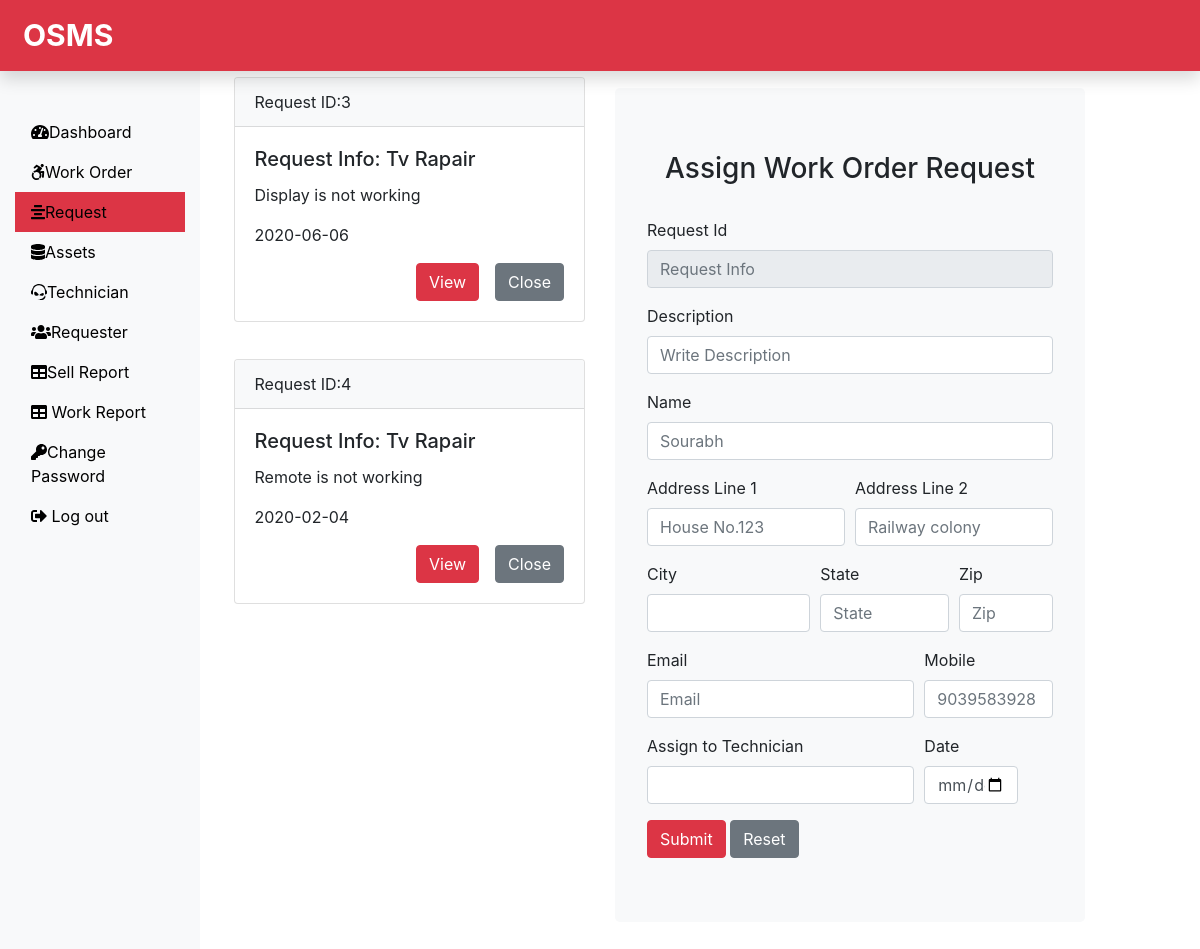
/Admin/request.php (signed in), run on the app's committed database.
### tables this page shows
CREATE TABLE `submitrequest_tb` (
  `request_id` int(20) UNSIGNED NOT NULL,
  `request_info` varchar(60) NOT NULL,
  `request_desc` varchar(60) NOT NULL,
  `requester_name` varchar(60) NOT NULL,
  `requester_add1` varchar(100) NOT NULL,
  `requester_add2` varchar(100) NOT NULL,
  `requester_city` varchar(60) NOT NULL,
  `requester_state` varchar(60) NOT NULL,
  `requester_zip` int(10) NOT NULL,
  `requester_email` varchar(60) NOT NULL,
  `requester_mobile` bigint(11) NOT NULL,
  `request_date` date NOT NULL
);

### Admin/request.php (the view, shortened to what this page needs)
<?php
include('../dbconnection.php');
include('include/header.php');
?>
<div class="col-sm-4">
	<?php
	$sql="SELECT request_id,request_info,request_desc,request_date FROM submitrequest_tb ";
	$query=mysqli_query($conn,$sql);
	if($query->num_rows > 0){
		while($row=$query->fetch_assoc()){
			echo  "<div class='card' style='margin-top:10%; margin-left:5%;'>";
			echo "<div class='card-header bg-light'>";
			echo"Request ID:".$row['request_id'];
			echo "</div>";
			echo "<div class='card-body'>";
			echo "<h5 class='card-title '>Request Info: ".$row['request_info'];
			echo "</h5>";
			echo "<p class='card-text'>".$row['request_desc'];
			echo"</p>";
			echo "<p class='card-text'>".$row['request_date'];
			echo"</p>";
			echo "<div class='float-right'>";
			 echo '<form action="" method="POST"> <input type="hidden" name="id" value='. $row["request_id"] .'><input type="submit" class="btn btn-danger mr-3" name="view" value="View"><input type="submit" class="btn btn-secondary" name="close" value="Close"></form>';
			echo "</div>";
			echo "</div>";
			echo "</div>";
		}
	}
	 ?>
</div>
<div class="col-sm-5 ">
	<div class="jumbotron bg-light mt-5">
		<form action="" method="POST ">
			<h3 class="text-center">Assign Work Order Request</h3>
			<br>
				<div class="form-group">
				<label for="inputreuestinfo">Request Id</label>
				 <input type="text" class="form-control" id="inputId" value="<?php if(isset ($_REQUEST['id'])){echo $_REQUEST['id'];}?>" placeholder="Request Info" name="inputrequestid" readonly >
				</div>
				 <div class="form-group">
				<label for="inputDescription">Description</label>
				 <input type="text" class="form-control" id="inputDescription" placeholder="Write Description" value="<?php if(isset($_REQUEST['id'])){echo $r_d;}?>" name="inputdescription" >
				</div>
				 <div class="form-group">
				<label for="inputName">Name</label>
				 <input type="text" class="form-control" id="inputName" placeholder="Sourabh" value="<?php if(isset($_REQUEST['id'])){echo $r_n ;}?>" name="inputname" >
				</div>
				<div class="form-row" >
				 <div class="form-group col-md-6">
				<label for="inputAddress_Line_1">Address Line 1</label>
				 <input type="text" class="form-control" id="inputAddress_Line_1" value="<?php if(isset($_REQUEST['id'])){echo $r_a1 ;}?>"placeholder="House No.123" name="inputaddress_Line_1" >
				 </div>
				 <div class="form-group col-md-6">
				<label for="inputAddress_Line_2">Address Line 2</label>
				 <input type="text" class="form-control" id="inputAddress_Line_2" value="<?php if(isset($_REQUEST['id'])){echo $r_a2 ;}?>"placeholder="Railway colony" name="inputaddress_Line_2" >
				 </div>
				 <div class="form-group col-md-5">
				<label for="inputCity">City</label>
				 <input type="text" class="form-control" id="inputCity" placeholder=" "
				 value="<?php if(isset($_REQUEST['id'])){echo $r_c ;}?>" name="inputcity" >
				 </div>
				 <div class="form-group col-md-4">
				<label for="inputState">State</label>
				 <input type="text" class="form-control" id="inputState" value="<?php if(isset($_REQUEST['id'])){echo $r_s ;}?>" placeholder="State" name="inputstate" >
				 </div>
				 <div class="form-group col-md-3">
				<label for="inputZip">Zip</label>
				 <input type="text" class="form-control" id="inputZip" value="<?php if(isset($_REQUEST['id'])){echo $r_z ;}?>" placeholder="Zip" name="inputzip" >
				 </div>
				 <div class="form-group col-md-8">
				<label for="inputEmail">Email</label>
				 <input type="text" class="form-control" id="inputEmail" value="<?php if(isset($_REQUEST['id'])){echo $r_email ;}?>" placeholder="Email" name="inputemail" >
				 </div>
				 <div class="form-group col-md-4">
				<label for="inputMobile">Mobile</label>
				 <input type="text" class="form-control" id="inputMobile" value="<?php if(isset($_REQUEST['id'])){echo $r_mobile ;}?>" placeholder="9039583928" name="inputmobile" >
				 </div>
				 <div class="form-group col-md-8">
				<label for="inputMobile">Assign to Technician</label>
				 <input type="text" class="form-control" id="inputassign" placeholder="" name="inputassign" >
				 </div>
				 <div class="form-group col-md-3">
		        <label for="inputDate">Date</label>
		        <input type="date" class="form-control" id="inputDate" name="requestdate" >
		      </div>
				 </div>
				<button type="submit" class="btn btn-danger" name="namesubmit">Submit</button>
		      	<button type="submit" class="btn btn-secondary" name="nameupdate" > Reset </button>
				</form>
	</div>
</div>
<?php
include('include/footer.php');
?>

### Admin/include/header.php (shortened to what this page needs)
<!DOCTYPE html>
<html>
<head>
	<link rel="stylesheet" href="../css/bootstrap.min.css">
	<link rel="stylesheet" href="../css/all.min.css">
	<link rel="stylesheet" href="../css/custom.css">
</head>
<body>
<nav class="navbar navbar-dark fixed-top flex-md-nowrap p-2 shadow bg-danger"><a class="navbar-brand col-sm-2 col-md-3 mr-0 "style="font-size: 30px;" href="Dashboard.php"> OSMS</a>
</nav>
<div class="container-fluid" style="margin-top: 40px;">
	<div class="row ">
		<nav class="col-sm-3 col-md-2 bg-light sidebar py-5 d-print-none">
			<div class="sidebar-sticky">
				<ul class="nav flex-column">
					<li class="nav-item ">
						<br>
						<a class="nav-link d" href="dashboard.php"style="color: black;"><i class="fas fa-tachometer-alt"></i>Dashboard</a>
					</li>
					<li class="nav-item">
						<a class="nav-link w" href="work.php" style="color: black;"><i class="fab fa-accessible-icon"></i>Work Order</a>
					</li>
					<li class="nav-item">
						<a class="nav-link r" href="request.php"style="color: black;"><i class="fas fa-align-center"></i>Request</a>
					</li>
					<li class="nav-item">
						<a class="nav-link ass" href="assets.php"style="color: black;"><i class="fas fa-database"></i>Assets</a>
					</li>
					<li class="nav-item">
						<a class="nav-link t"  href="technician.php"style="color: black;"><i class="fab fa-teamspeak"></i>Technician</a>
					</li>
					<li class="nav-item">
						<a class="nav-link req"  href="requester.php"style="color: black;"><i class="fas fa-users"></i>Requester</a>
					</li>
					<li class="nav-item">
						<a class="nav-link so"  href="soldproductreport.php"style="color: black;"><i class="fas fa-table"></i>Sell Report</a>
					</li>
					<li class="nav-item">
						<a class="nav-link wo"  href="workreport.php"style="color: black;"><i class="fas fa-table"></i> Work Report</a>
					</li>
					<li class="nav-item">
						<a class="nav-link ch"  href="changepass.php"style="color: black;"><i class="fas fa-key"></i>Change Password</a>
					</li>
					<li class="nav-item">
						<a class="nav-link l"  href="logout.php"style="color: black;"><i class="fas fa-sign-out-alt"></i> Log out</a>
					</li>
				</ul>
			</div>
		</nav>

### Admin/include/footer.php (shortened to what this page needs)
</div>
	</div>
</body>
</html>

### css/custom.css (style rules this page uses)
.navbar-brand { font-family: 'Ubuntu', sans-serif, font-size:2em; font-weight:bold; }

### Admin/request.php (style rules this page uses)
.r { background-color:#dc3545; color:white; }

### data on the page
submitrequest_tb: request_id "3", request_info "Tv Rapair", request_desc "Display is not working", request_date "2020-06-06"
submitrequest_tb: request_id "4", request_info "Tv Rapair", request_desc "Remote is not working", request_date "2020-02-04"
